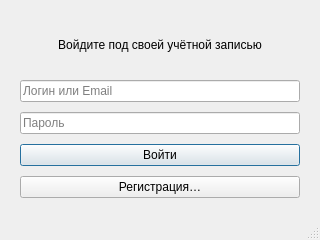
<?xml version="1.0" encoding="UTF-8"?>
<ui version="4.0">
 <class>LoginWindow</class>
 <widget class="QMainWindow" name="LoginWindow">
  <property name="geometry">
   <rect><x>0</x><y>0</y><width>320</width><height>240</height></rect>
  </property>
  <property name="windowTitle">
   <string>Вход в систему</string>
  </property>
  <widget class="QWidget" name="centralwidget">
   <layout class="QVBoxLayout" name="loginLayout">
    <property name="leftMargin"><number>20</number></property>
    <property name="topMargin"><number>20</number></property>
    <property name="rightMargin"><number>20</number></property>
    <property name="bottomMargin"><number>20</number></property>
    <property name="spacing"><number>10</number></property>
    <item>
     <widget class="QLabel" name="lblLoginHint">
      <property name="text">
       <string>Войдите под своей учётной записью</string>
      </property>
      <property name="alignment">
       <set>Qt::AlignCenter</set>
      </property>
     </widget>
    </item>
    <item>
     <widget class="QLineEdit" name="edtLogin">
      <property name="placeholderText">
       <string>Логин или Email</string>
      </property>
     </widget>
    </item>
    <item>
     <widget class="QLineEdit" name="edtPassword">
      <property name="echoMode">
       <enum>QLineEdit::Password</enum>
      </property>
      <property name="placeholderText">
       <string>Пароль</string>
      </property>
     </widget>
    </item>
    <item>
     <widget class="QPushButton" name="btnLogin">
      <property name="text">
       <string>Войти</string>
      </property>
      <property name="default">
       <bool>true</bool>
      </property>
     </widget>
    </item>
    <item>
     <widget class="QPushButton" name="btnOpenRegister">
      <property name="text">
       <string>Регистрация…</string>
      </property>
     </widget>
    </item>
   </layout>
  </widget>
  <widget class="QStatusBar" name="statusbar"/>
 </widget>
 <resources/>
 <connections/>
</ui>
